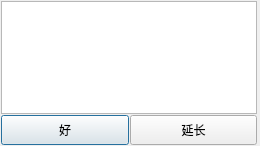
<?xml version="1.0" encoding="UTF-8"?>
<ui version="4.0">
 <class>dateTime</class>
 <widget class="QDialog" name="dateTime">
  <property name="geometry">
   <rect>
    <x>0</x>
    <y>0</y>
    <width>260</width>
    <height>146</height>
   </rect>
  </property>
  <property name="windowTitle">
   <string>Dialog</string>
  </property>
  <layout class="QFormLayout" name="formLayout">
   <property name="horizontalSpacing">
    <number>1</number>
   </property>
   <property name="verticalSpacing">
    <number>1</number>
   </property>
   <property name="leftMargin">
    <number>1</number>
   </property>
   <property name="topMargin">
    <number>1</number>
   </property>
   <property name="rightMargin">
    <number>1</number>
   </property>
   <property name="bottomMargin">
    <number>1</number>
   </property>
   <item row="0" column="0">
    <layout class="QVBoxLayout" name="verticalLayout">
     <item>
      <widget class="QTextEdit" name="things">
       <property name="focusPolicy">
        <enum>Qt::NoFocus</enum>
       </property>
      </widget>
     </item>
     <item>
      <layout class="QHBoxLayout" name="horizontalLayout">
       <item>
        <widget class="QPushButton" name="pushButton">
         <property name="minimumSize">
          <size>
           <width>0</width>
           <height>30</height>
          </size>
         </property>
         <property name="maximumSize">
          <size>
           <width>16777215</width>
           <height>30</height>
          </size>
         </property>
         <property name="text">
          <string>好</string>
         </property>
        </widget>
       </item>
       <item>
        <widget class="QPushButton" name="pushButton_2">
         <property name="minimumSize">
          <size>
           <width>0</width>
           <height>30</height>
          </size>
         </property>
         <property name="maximumSize">
          <size>
           <width>16777215</width>
           <height>30</height>
          </size>
         </property>
         <property name="text">
          <string>延长</string>
         </property>
        </widget>
       </item>
      </layout>
     </item>
    </layout>
   </item>
  </layout>
 </widget>
 <resources/>
 <connections/>
</ui>
